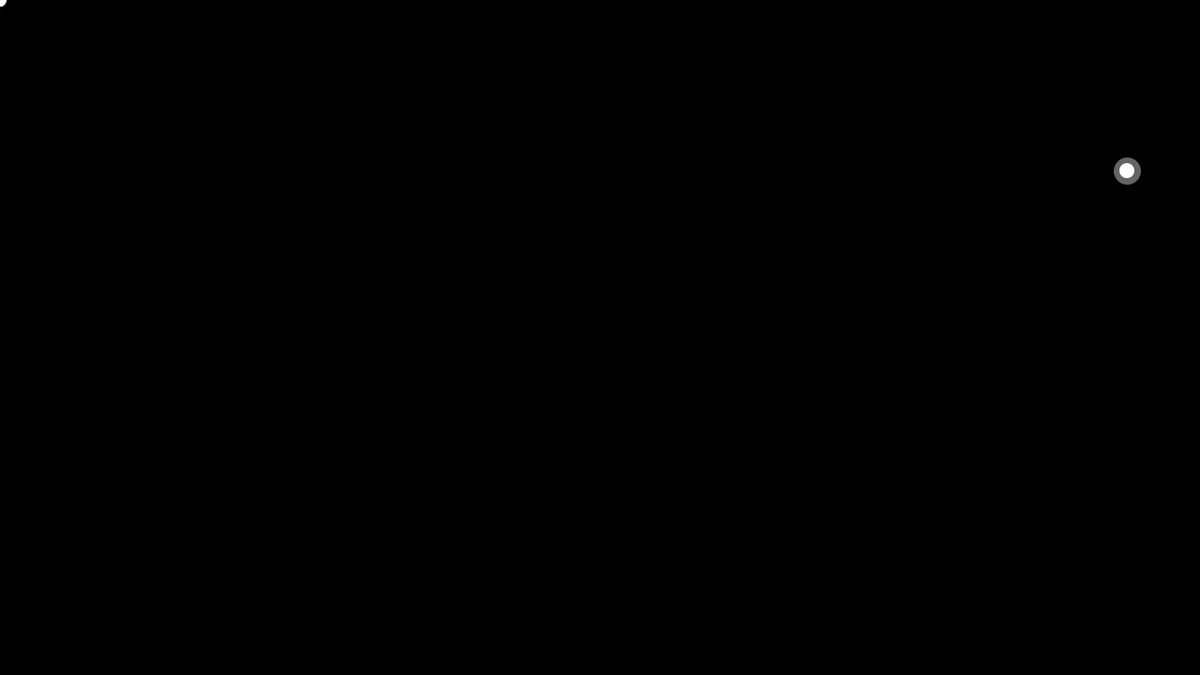
Frame 1 (no input)
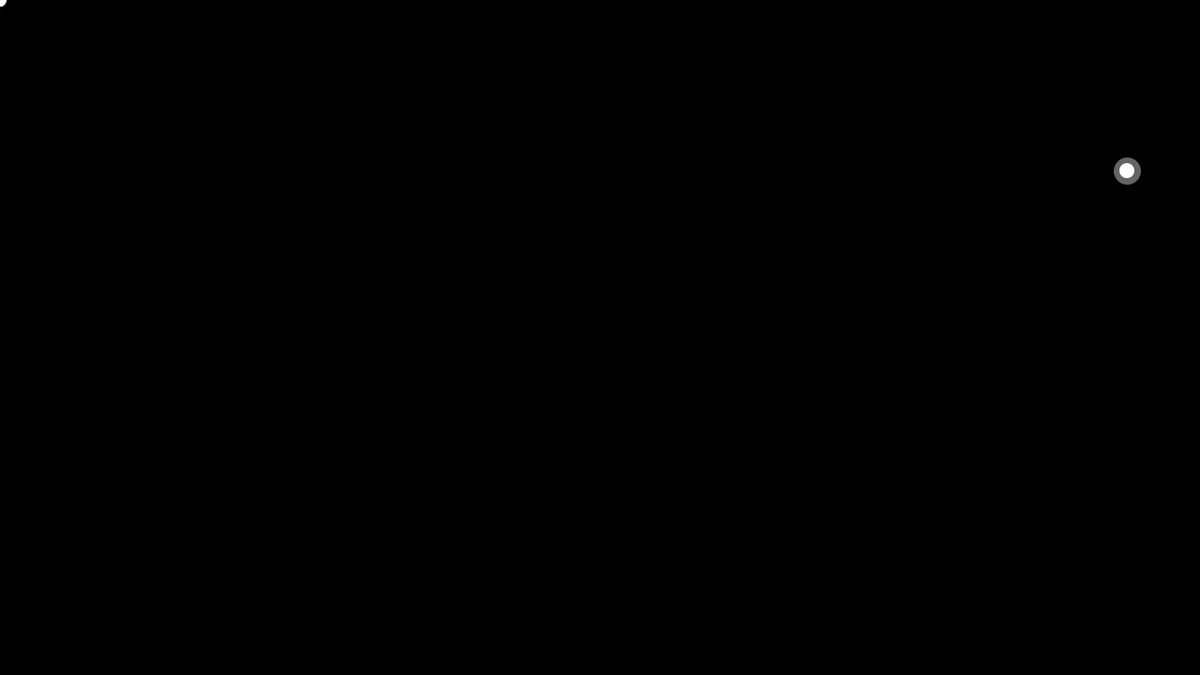
Frame 60 (the mouse pressed at the canvas centre just before this capture)
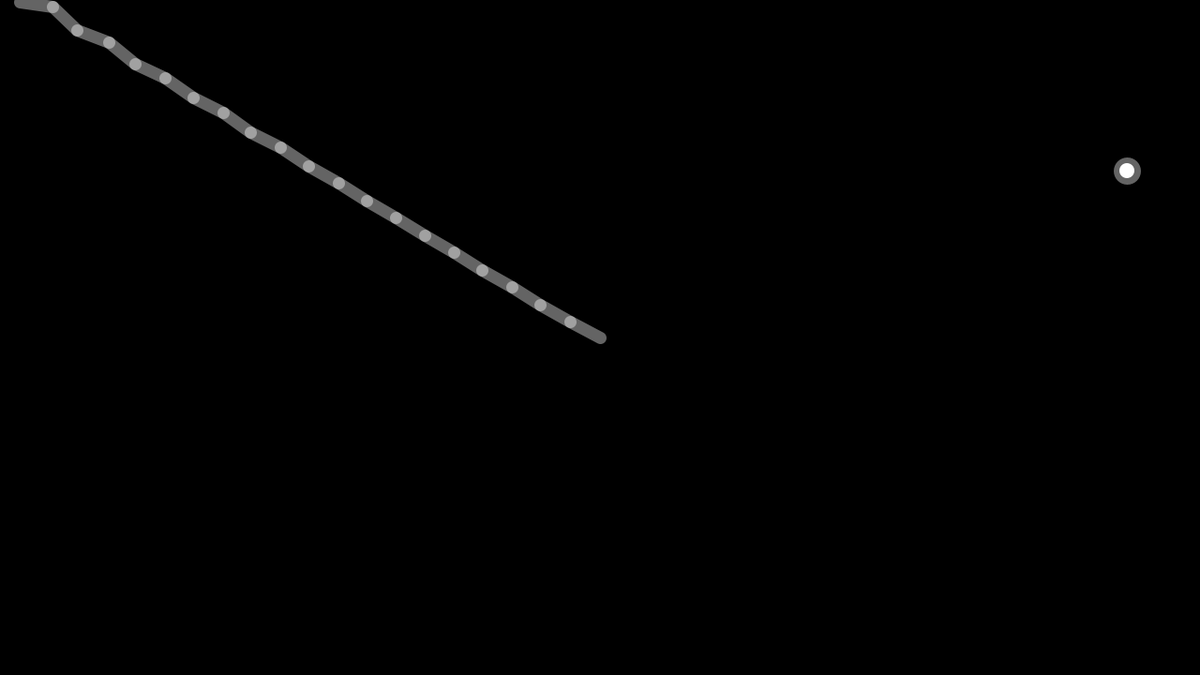
Frame 120 (the mouse held since frame 60 and released just before this capture)

The Processing sketch that drew these frames (run headless with seeded random() and noise(); from frame 60 on, the mouse is pressed at the canvas centre):

// Processing sketch: snake_test_1_
// ── snake_test_1_.pde
float[] x = new float[20];
float[] y = new float[20];
float segLength = 36;
int FoodY = 0;
int FoodX = 0;
int sFood = 10;


void setup() {
  size(1280, 720);
  strokeWeight(13);
  stroke(255, 100);
  sFood = (int) random(10, 20);
  FoodY = (int) random(0, height-sFood);
  FoodX = (int) random(0, width-sFood);
}

void draw() {
  background(0);
  ellipse(FoodX, FoodY, sFood, sFood);
  dragSegment(0, mouseX, mouseY);
  if(dist(mouseX, mouseY, FoodX, FoodY) < sFood){
  segLength = segLength +1;
}
  for(int i=0; i<x.length-1; i++) {
    dragSegment(i+1, x[i], y[i]);
  }
}

void dragSegment(int i, float xin, float yin) {
  float dx = xin - x[i];
  float dy = yin - y[i];
  float angle = atan2(dy, dx);  
  x[i] = xin - cos(angle) * segLength;
  y[i] = yin - sin(angle) * segLength;
  segment(x[i], y[i], angle);
}

void segment(float x, float y, float a) {
  pushMatrix();
  translate(x, y);
  rotate(a);
  line(0, 0, segLength, 0);
  popMatrix();
}
